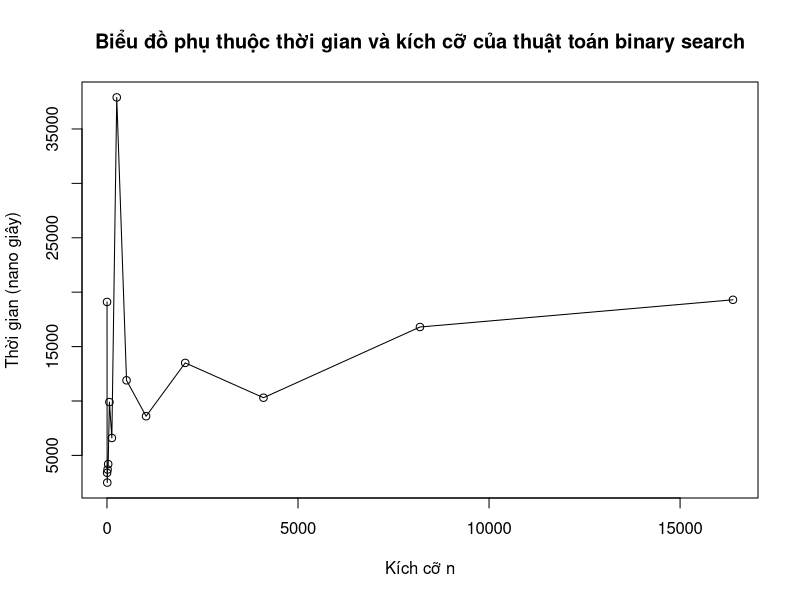

This chart was generated by the following R code:
size = c(2, 4, 8, 16, 32, 64, 128, 256, 512, 1024, 2048, 4096, 8192, 16384)
time = c(19100, 3400, 2500, 3700, 4200, 9900, 6600, 37900, 11900, 8600, 13500, 10300, 16800, 19300)

data = data.frame(size, time)

plot(data, xlab = "Kích cỡ n", ylab = "Thời gian (nano giây)", main = "Biểu đồ phụ thuộc thời gian và kích cỡ của thuật toán binary search")
lines(size, time)
